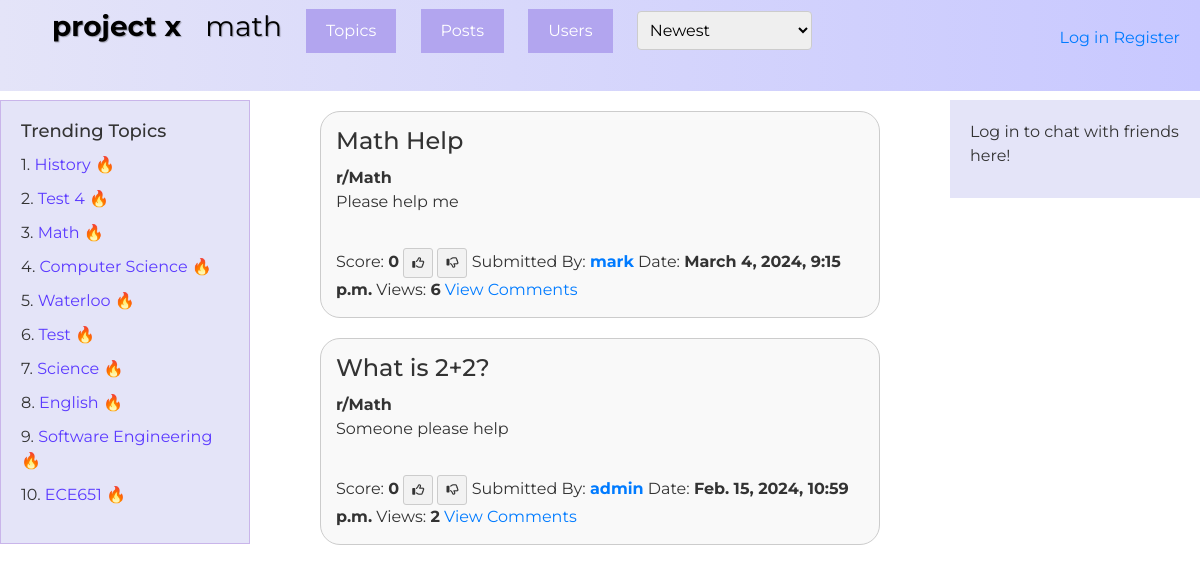
The page /topic/12/ on the database its author committed.
### QuestionHub/models.py (models this page shows, shortened)
class Topic(models.Model):
    id = models.AutoField(primary_key=True, editable=False)
    name = models.CharField(max_length=255)

class Post(models.Model):
    author = models.ForeignKey(User, null=False, on_delete=models.CASCADE)
    topic = models.ForeignKey(Topic, null=True, on_delete=models.CASCADE)
    title = models.CharField(max_length=255, null=False)
    body = models.TextField(null=False)
    timestamp = models.DateTimeField(auto_now_add=True)
    score = models.IntegerField(default=0)
    num_views = models.IntegerField(default=0)

### QuestionHub/views.py (the view)
# urls.py: path('topic/<int:id>/', views.topic_detail, name='topic_detail'),
def topic_detail(request, id):
    topic = Topic.objects.get(id=id)
    trending_topics = Topic.objects.annotate(total_views=Sum('post__num_views')).order_by('-total_views')[:10]
    filtered_posts = Post.objects.all() if not topic else Post.objects.filter(topic_id=id)
    ordering = request.GET.get('ordering', '-timestamp')
    current_user = request.user
    if ordering == 'num_views':
        filtered_posts = Post.objects.all().order_by('-num_views') if not topic else Post.objects.filter(topic_id=id).order_by('-num_views')
    elif ordering == 'most_upvoted':
        filtered_posts = Post.objects.all().order_by('-score') if not topic else Post.objects.filter(topic_id=id).order_by('-score')
    elif ordering == 'most_downvoted':
        filtered_posts = Post.objects.all().order_by('score') if not topic else Post.objects.filter(topic_id=id).order_by('score')
    else:
        filtered_posts = Post.objects.all().order_by('-timestamp') if not topic else Post.objects.filter(topic_id=id).order_by('-timestamp')
    topics = Topic.objects.all()
    users = User.objects.all()
    user_votes = []
    post_vote_list = []
    if request.user.is_authenticated:
        user_votes = Vote.objects.filter(user=request.user)
        for vote in user_votes:
          post_vote_list.append(vote.post)
        friends_list = request.user.userprofile.get_friends()
    else:
        friends_list = None
    context = {
        'current_ordering': ordering,
        'filtered_posts': filtered_posts,
        'topics': topics,
        'current_page' : 'topic_detail',
        'topic' : topic,
        'users' : users,
        'friends': friends_list,
        'trending_topics': trending_topics,
        'all_posts' : filtered_posts,
        'current_user': current_user
    }
    if user_votes:
        context['user_votes'] = user_votes
    if post_vote_list:
        context['post_vote_list'] = post_vote_list
    return render(request, 'topic_detail.html', context)

### QuestionHub/templates/topic_detail.html (shortened to what this page needs)
{% extends './base.html' %}
{% block post %}
<div id="filteredPosts">
    {% for post in filtered_posts %}
    <div class="post-container">
        <div class="post-list-item">
            <h1 class="post-list-title">
                {{ post.title }}
            </h1>
            <b>r/{{ post.topic.name }}</b>
            <p>{{ post.body }}</p>
            <br>
            Score: <b>{{ post.score }}</b>
            {% if not post in post_vote_list %}
            <a href="{% url 'upvote_post' post.id 'U' %}" class="vote-btn upvote-btn"><i class="fa-regular fa-thumbs-up"></i></a>
            <a href="{% url 'upvote_post' post.id 'D' %}" class="vote-btn downvote-btn"><i class="fa-regular fa-thumbs-down"></i></a>
        {%endif%}
            Submitted By: <a href="{% url 'user_profile' post.author.id %}"><b>{{ post.author.username }}</b></a>
            Date: <b>{{ post.timestamp }}</b>
            Views: <b>{{post.num_views}}</b>
            <a href="{% url 'post_detail' post.id %}">View Comments</a>
        </div>
    </div>
    {% endfor %}
</div>
{%endblock%}

### QuestionHub/templates/navbar.html (shortened to what this page needs)
<nav class="navbar">
    <div class="main-menu">
        <ul>
            <li>
                <a class = "project-x-btn" href="{% url 'home' %}"><b>project x</b></a>
            </li>
            {% if current_page == 'topic_detail' %}
            <li class="current-topic">
                <span>{{ topic.name }}</span>
            </li>
            {% endif %}
            <li>
                {% include 'topic_selection.html' %}
            </li>
            <li>
                {% include 'post_selection.html' %}
            </li>
            <li>
                {% include 'user_selection.html' %}
            </li>
            <li>
                {%include 'ordering.html' %}
            </li>
        </ul>
    </div>
    <div class="user-menu">
        <ul>
            {% if current_user.is_authenticated %}
            <li class="user-dropdown">
                <button class="username-btn">{{ current_user.username }} <i class="fas fa-caret-down"></i></button>
                <span class="karma">Karma {{ current_user.userprofile.karma }}</span>
                <ul class="submenu">
                    <li><a href="{% url 'my_profile' %}">My Profile</a></li>
                    <li><a href="{% url 'logout' %}">Log out</a></li>
                </ul>
            </li>
            {% else %}
            <li>
                <a href="{% url 'login' %}">Log in</a>
            </li>
            <li>
                <a href="{% url 'register' %}">Register</a>
            </li>
            {% endif %}
        </ul>
    </div>
</nav>

### QuestionHub/templates/sidebar.html
{% if not current_page == 'user_profile' and not current_page == 'my_profile' %}
<div class="sidebar">
    <h2>Trending Topics</h2>
    <ul>
        {% for topic in trending_topics %}
            <li>{{ forloop.counter }}. <a href="{% url 'topic_detail' topic.id %}">{{ topic.name }} 🔥</a></li>
        {% endfor %}
    </ul>
</div>
{%endif%}

### QuestionHub/templates/base.html (style rules this page uses)
body { font-family: 'Montserrat', sans-serif; font-size: 16px; line-height: 1.5; color: #333; }
h1, h2, h3, h4, h5, h6 { margin-top: 0; margin-bottom: 10px; }
p { margin-bottom: 10px; word-wrap: break-word; }
a { color: #007bff; text-decoration: none; }
.post-container { display: flex; justify-content: center; }
.post-list-item { border: 1px solid #ccc; padding: 15px; margin-top: 20px; background-color: #f9f9f9; border-radius: 20px; width: calc(100% / 2 - 40px); max-width: 1000px; }
.post-list-title { font-size: 24px; margin-bottom: 10px; color: #333; }
.navbar { background: rgb(2,0,36); background: linear-gradient(90deg, rgba(2,0,36,1) 0%, rgba(228,228,248,1) 0%, rgba(200,200,255,1) 100%); padding: 5px 20px; display: flex; justify-content: space-between; align-items: center; }
.project-x-btn { color: #000; font-size: 28px; font-family: 'Montserrat', sans-serif; text-decoration: none; text-shadow: 1px 1px 1px rgba(0, 0, 0, 0.3); }
.main-menu { display: inline-block; margin: 0; padding: 0; list-style: none; }
.main-menu li { display: inline-block; margin-right: 20px; }
.user-menu li { display: inline-block; }
.main-menu li:last-child { margin-right: 0; }
.current-topic { color: #000; font-size: 28px; font-family: 'Montserrat', sans-serif; text-decoration: none; text-shadow: 1px 1px 1px rgba(0, 0, 0, 0.3); text-transform: lowercase; }
.vote-btn { display: inline-block; padding: 5px 8px; border: 1px solid #ccc; border-radius: 3px; text-decoration: none; color: #333; font-weight: bold; transition: background-color 0.3s ease; font-size: 12px; }
.upvote-btn { background-color: #f2f2f2; }
.downvote-btn { background-color: #f2f2f2; }
.sidebar { width: 250px; padding: 20px; background-color: #E4E4F8; border: 1px solid #c9b5ea; position: absolute; top: 100px; left: 0; }
.sidebar h2 { font-size: 18px; margin-bottom: 10px; }
.sidebar ul { list-style-type: none; padding: 0; }
.sidebar ul li { margin-bottom: 10px; }
.sidebar ul li a { text-decoration: none; color: #5b3aff; }

### rows shown on the page
Topic: name "math", name "Math"
Topic: name "History"
Topic: name "Test 4"
Topic: name "Computer Science"
Topic: name "Waterloo"
Topic: name "Test"
Topic: name "Science"
Topic: name "English"
Topic: name "Software Engineering"
Topic: name "ECE651"
Post: title "Math Help", topic.name "Math", body "Please help me", score "0", author.username "mark", timestamp "March 4, 2024, 9:15 p.m.", num_views "6"
Post: title "What is 2+2?", topic.name "Math", body "Someone please help", score "0", author.username "admin", timestamp "Feb. 15, 2024, 10:59 p.m.", num_views "2"
